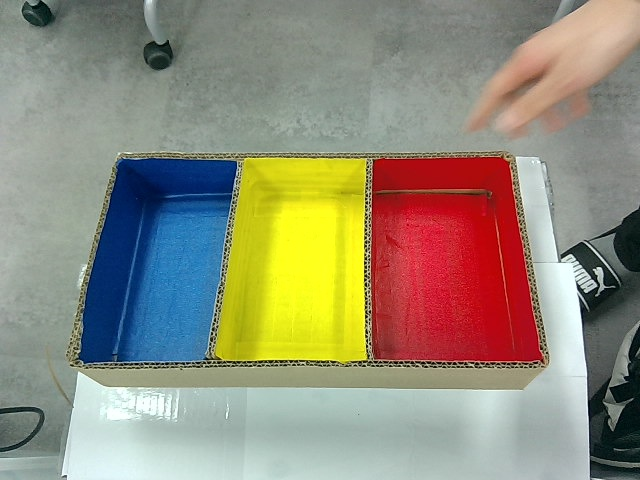
#> input picture mycobot320/2th_project/datasets/photo/photo_111.jpg, 640 x 480 px, given in place of the camera
$ python box_detecting.py
#> lines starting #> are read from the running program, lines starting #| are printed output that depends on the picture; after the words box and inside, x2 and y2 are one past the last pixel; in counts of white or black regions, pixels touching at a corner belong together
import cv2
import numpy as np

# 외부 USB 카메라 열기 (인덱스 1 사용)
cap = cv2.VideoCapture(1)

# 카메라가 정상적으로 열렸는지 확인
if not cap.isOpened():
    print("카메라를 열 수 없습니다.")
    exit()

while True:
    # 카메라에서 프레임 읽기
    ret, frame = cap.read()
#> frame is the input picture: shape (480, 640, 3); mean B, G, R 121.8, 141.1, 146.4
    if not ret:
        print("프레임을 가져올 수 없습니다.")
        break

    # 이미지를 그레이스케일로 변환
    gray = cv2.cvtColor(frame, cv2.COLOR_BGR2GRAY)
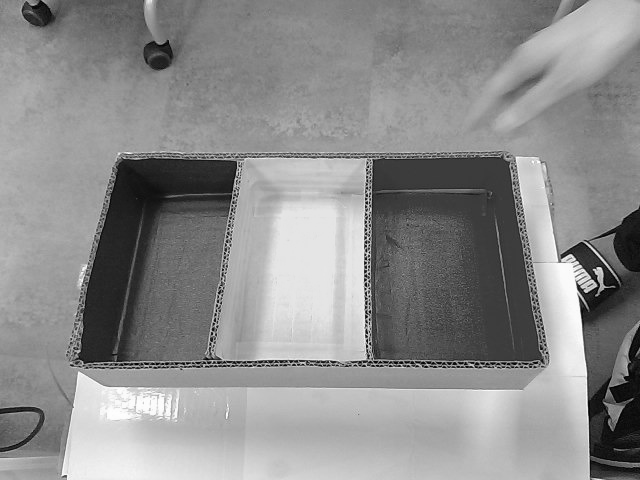
#> gray: shape (480, 640); min 1, max 254, mean 140.5

    # 블러링을 사용하여 노이즈 제거
    blurred = cv2.GaussianBlur(gray, (5, 5), 0)

    # 엣지 감지를 위한 Canny 함수 사용
    edges = cv2.Canny(blurred, 50, 150)
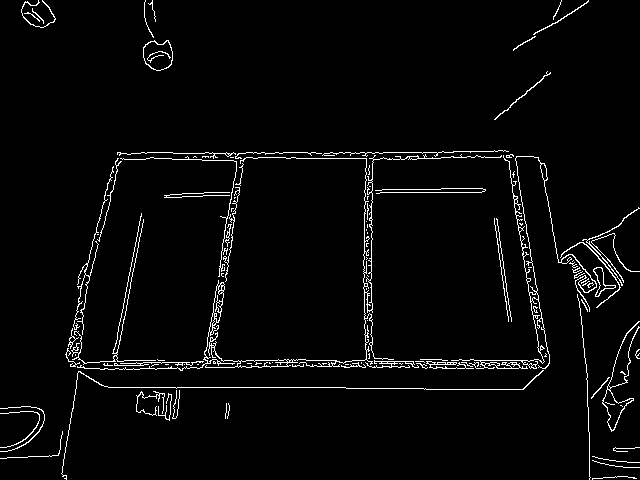
#> edges: shape (480, 640); 3.2% white in thin lines or dots

    # 외곽선 찾기
    contours, _ = cv2.findContours(edges, cv2.RETR_EXTERNAL, cv2.CHAIN_APPROX_SIMPLE)
#> contours = 109 contours, 85 with area under 20; largest, box (x1, y1, x2, y2) and area: (143, 40, 173, 71) 694, (602, 321, 640, 432) 514, (205, 154, 502, 368) 480, (451, 155, 597, 369) 437, (77, 280, 235, 371) 380

    # 각 외곽선에 대해 박스 그리기 및 중앙 점 찍기
    for contour in contours:
        if cv2.contourArea(contour) > 100:  # 작은 노이즈 필터링
            # 외곽선을 감싸는 직사각형 박스 계산
            x, y, w, h = cv2.boundingRect(contour)

            # 박스의 중앙 좌표 계산
            center_x = x + w // 2
            center_y = y + h // 2

            # 박스 그리기 (파란색)
            cv2.rectangle(frame, (x, y), (x + w, y + h), (255, 0, 0), 2)

            # 중앙에 점 찍기 (빨간색)
            cv2.circle(frame, (center_x, center_y), 5, (0, 0, 255), -1)
#> this loop made 109 passes
#> (x, y, w, h, center_x, center_y) on passes 43, 51, 56, 94, 96, 101: (602, 321, 38, 111, 621, 376), (77, 280, 158, 91, 156, 325), (593, 267, 23, 30, 604, 282), (451, 155, 146, 214, 524, 262), (205, 154, 297, 214, 353, 261), (143, 40, 30, 31, 158, 55)
#> contour on passes 16, 17, 19, 20, 21, 25: [[480, 366]], [[345, 364], [348, 364]], [[197, 364], [198, 364]], [[184, 364]], [[165, 364], [168, 364]], [[322, 363], [323, 364], [324, 363], [326, 363]]
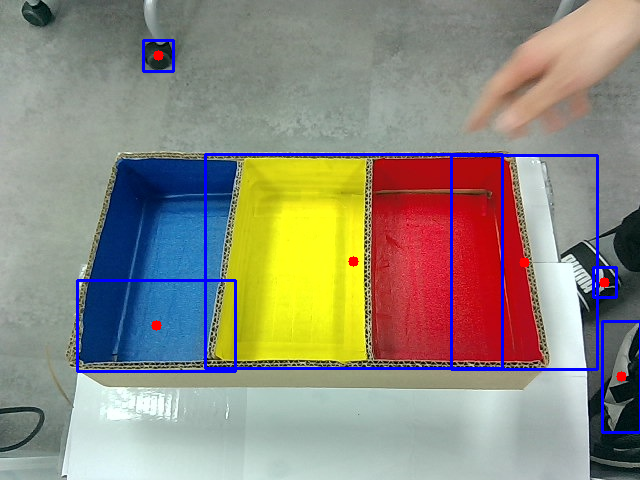
#> frame: shape (480, 640, 3); 2.69% of pixels changed, all inside (x1, y1, x2, y2) = (76, 39, 640, 434)

    # 결과 프레임을 화면에 표시
    cv2.imshow('Real-time Box Detection with Center Point', frame)

    # 'q' 키를 누르면 종료
    if cv2.waitKey(1) & 0xFF == ord('q'):
#> (key q is pressed here)
        break

# 웹캠과 윈도우 해제
cap.release()
cv2.destroyAllWindows()

$ run again, on mycobot320/2th_project/datasets/photo/photo_136.jpg
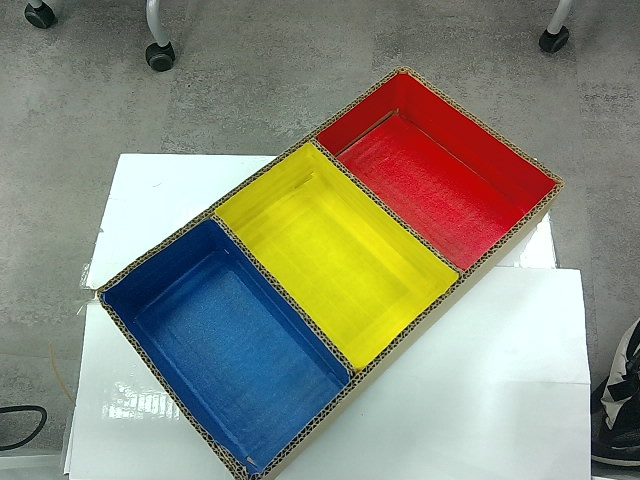
#> input picture mycobot320/2th_project/datasets/photo/photo_136.jpg, 640 x 480 px, given in place of the camera
#> frame is the input picture: shape (480, 640, 3); mean B, G, R 121.5, 138.7, 138
#> `edges = cv2.Canny(blurred, 50, 150)`:
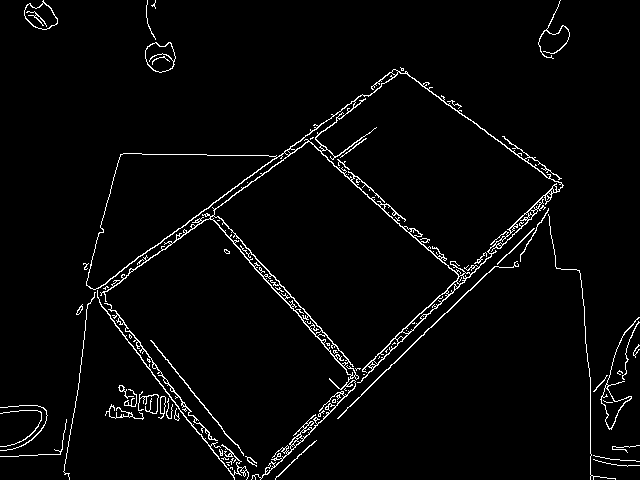
#> edges: shape (480, 640); 3.1% white in thin lines or dots
#> contours = 54 contours, 36 with area under 20; largest, box (x1, y1, x2, y2) and area: (86, 69, 564, 480) 40856, (145, 42, 176, 73) 694, (24, 0, 58, 30) 614, (600, 317, 640, 430) 500, (104, 303, 218, 441) 200
#> the loop `for contour in contours:` made 54 passes
#> (x, y, w, h, center_x, center_y) on passes 33, 35, 37, 40, 48, 50, 54: (600, 317, 40, 113, 620, 373), (104, 303, 114, 138, 161, 372), (97, 290, 152, 190, 173, 385), (337, 261, 182, 158, 428, 340), (86, 69, 478, 411, 325, 274), (145, 42, 31, 31, 160, 57), (24, 0, 34, 30, 41, 15)
#> after the loop `for contour in contours:`:
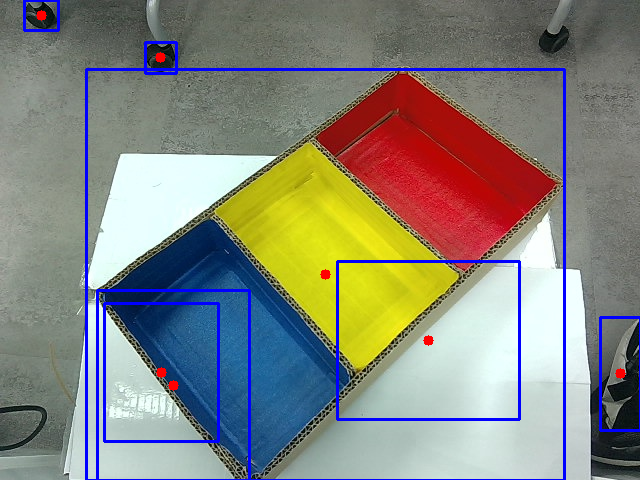
#> frame: shape (480, 640, 3); 3.73% of pixels changed, all inside (x1, y1, x2, y2) = (23, 0, 640, 480)

$ run again, on mycobot320/2th_project/datasets/photo/photo_145.jpg
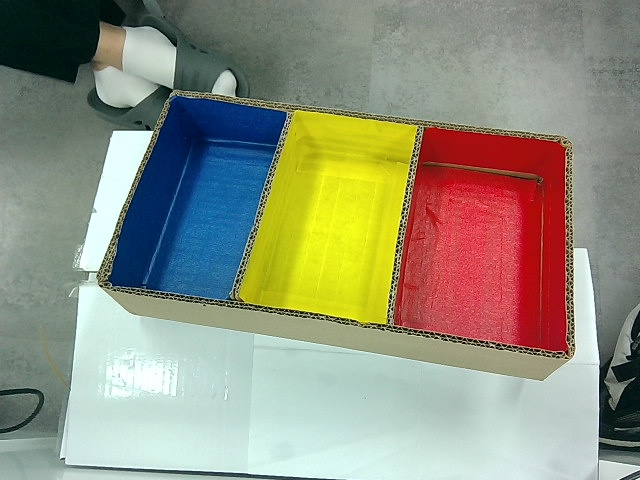
#> input picture mycobot320/2th_project/datasets/photo/photo_145.jpg, 640 x 480 px, given in place of the camera
#> frame is the input picture: shape (480, 640, 3); mean B, G, R 126.8, 146.2, 145.8
#> `edges = cv2.Canny(blurred, 50, 150)`:
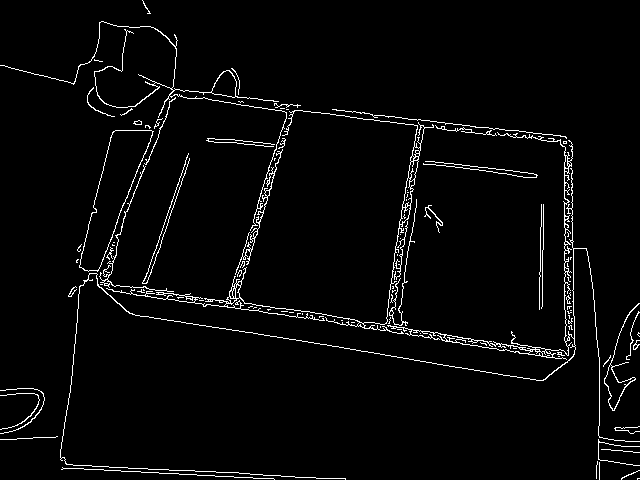
#> edges: shape (480, 640); 3.2% white in thin lines or dots
#> contours = 94 contours, 81 with area under 20; largest, box (x1, y1, x2, y2) and area: (79, 130, 154, 272) 4266, (60, 132, 640, 480) 928, (106, 110, 434, 334) 886, (0, 21, 287, 231) 580, (604, 303, 640, 411) 521
#> the loop `for contour in contours:` made 94 passes
#> (x, y, w, h, center_x, center_y) on passes 37, 72, 76, 77, 82, 93: (604, 303, 36, 108, 622, 357), (235, 149, 48, 126, 259, 212), (60, 132, 580, 348, 350, 306), (79, 130, 75, 142, 116, 201), (106, 110, 328, 224, 270, 222), (0, 21, 287, 210, 143, 126)
#> after the loop `for contour in contours:`:
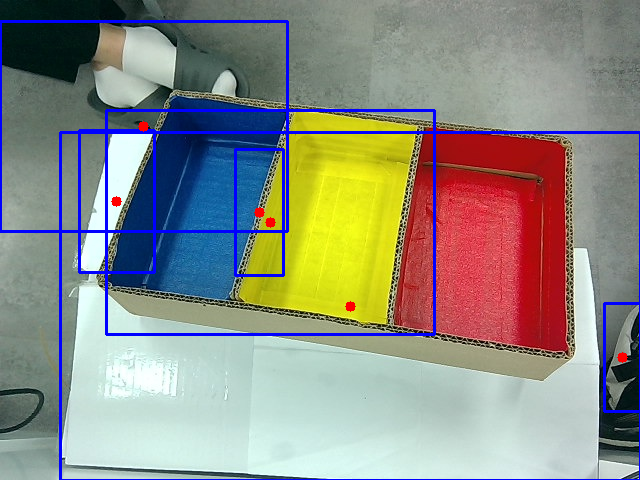
#> frame: shape (480, 640, 3); 4.21% of pixels changed, all inside (x1, y1, x2, y2) = (0, 20, 640, 480)

$ run again, on mycobot320/2th_project/datasets/photo/photo_180.jpg
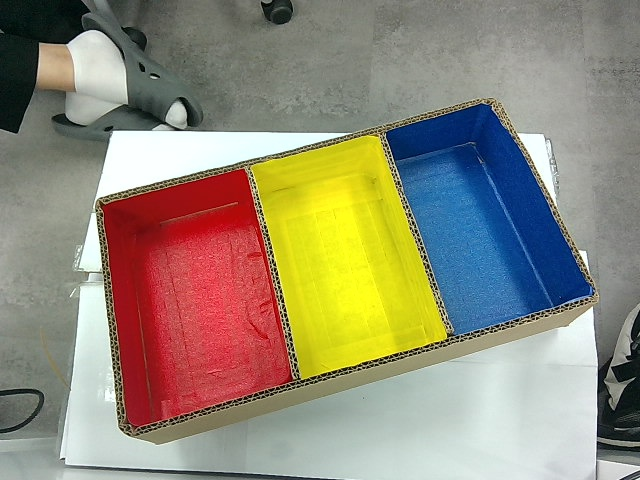
#> input picture mycobot320/2th_project/datasets/photo/photo_180.jpg, 640 x 480 px, given in place of the camera
#> frame is the input picture: shape (480, 640, 3); mean B, G, R 119.6, 139.4, 146.5
#> `edges = cv2.Canny(blurred, 50, 150)`:
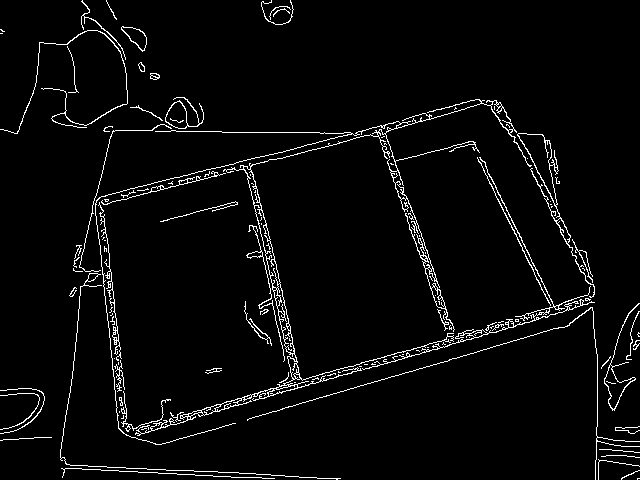
#> edges: shape (480, 640); 3.7% white in thin lines or dots
#> contours = 104 contours, 85 with area under 20; largest, box (x1, y1, x2, y2) and area: (95, 99, 532, 445) 3158, (517, 133, 595, 298) 1260, (604, 303, 640, 411) 517, (165, 97, 204, 129) 454, (362, 157, 595, 370) 319
#> the loop `for contour in contours:` made 104 passes
#> (x, y, w, h, center_x, center_y) on passes 50, 70, 78, 82, 86, 91, 92, 99: (604, 303, 36, 108, 622, 357), (98, 202, 24, 159, 110, 281), (101, 171, 125, 34, 163, 188), (362, 157, 233, 213, 478, 263), (517, 133, 78, 165, 556, 215), (95, 99, 437, 346, 313, 272), (165, 97, 39, 32, 184, 113), (121, 26, 26, 26, 134, 39)
#> after the loop `for contour in contours:`:
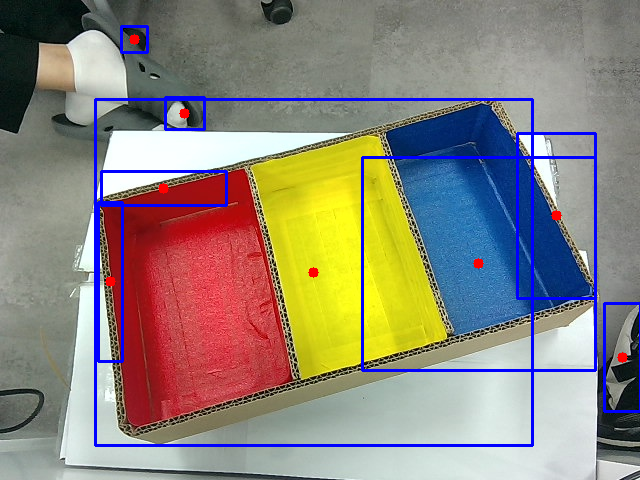
#> frame: shape (480, 640, 3); 4.02% of pixels changed, all inside (x1, y1, x2, y2) = (94, 25, 640, 447)
